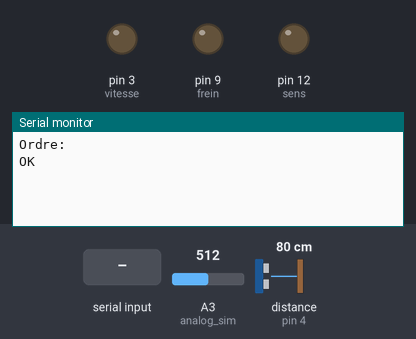
This sketch was run on a simulated Arduino Uno, built with avr-gcc and run on an emulated ATmega328P. Shown: output pins drawn as LEDs (lit = HIGH), the last lines printed to the serial monitor. The test bench sets the inputs (shaded band); at power-on: A3 (analog_sim) = 512, distance to the obstacle (sensor on pin 4) 80 cm. The echo pulse lasts 58.3 µs per cm; the modem accepts every AT command (registered, SIM ready, sends succeed) and sends nothing else.

Above: at 2.8 s.
2.9 s: "m1" received over the second serial link
At 3.7 s:
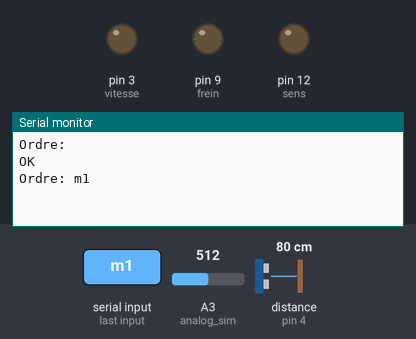
4.4 s: "d1" received over the second serial link
At 5.2 s:
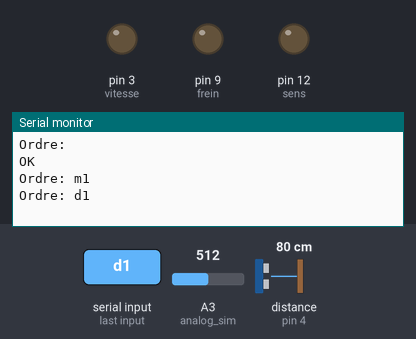
5.9 s: "90,45\n" received over the second serial link
At 6.8 s:
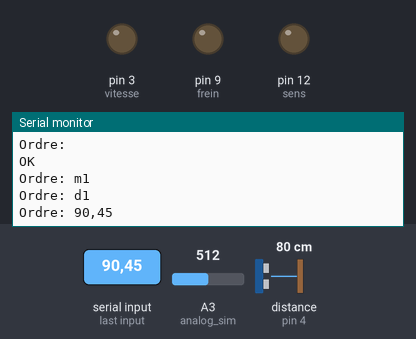

The sketch:

main.ino
```cpp
/*************************************************************
   Commande du robot via Bluetooth
   Anthony et Paul
   Projet Robotino
*************************************************************/
#include <SoftwareSerial.h> //Librairie pour communication série
#include <NewPing.h> //Librairie pour le capteur télémètre à ultrason
#define RxD 7
#define TxD 6
#define TRIGGER_PIN 5
#define ECHO_PIN 4
#define MAX_DISTANCE 200
#define sens 12
#define frein 9
#define vitesse 3 //Vit min du moteur -> 60 / Vit max -> 255
#define analog_sim A3
#define DEBUG_ENABLED 1

SoftwareSerial blueToothSerial(RxD,TxD); //Définition des pins RxD et TxD de la liaison série voulu
NewPing captor(TRIGGER_PIN, ECHO_PIN, MAX_DISTANCE); //Définition des pins TRIGGER et ECHO du capteur et de la distance max(delay)

void setup(){
  Serial.begin(115200); //Initialisation de liaison série entre l'ordinateur et l'Arduino (moniteur) à 115200 bits/seconde
  pinMode(RxD, INPUT); //RxD -> entrée (R = receive)
  pinMode(TxD, OUTPUT); //TxD -> sortie (T = transmission)
  pinMode(sens, OUTPUT); //Direction du moteur
  pinMode(frein, OUTPUT); //Frein du moteur
  pinMode(vitesse, OUTPUT); //Vitesse du moteur de 0 à 255 (PWM)
  pinMode(analog_sim, INPUT);
  setupBlueToothConnection(); //Configuration module Bluetooth
  blueToothSerial.setTimeout(60);
}

void loop(){
  int value_anal;
  int dist_cm;
  String msg;
  unsigned int uS_cm;
  int vit;
  while(1){
    dist_cm = captor.ping_cm();
    delay(60);
    value_anal = analogRead(analog_sim);
    blueToothSerial.println(value_anal);
    if(blueToothSerial.available()) {
      msg = blueToothSerial.readString();
      Serial.println("Ordre: " + msg);
      if(msg.length() >= 5 && msg.substring(0,1) == "1"){
        if(msg.substring(1,3) == "m1"){
          Serial.println("Avant");
          digitalWrite(sens , HIGH);
          digitalWrite(frein, LOW);
          vit = msg.substring(3,6).toInt();
          analogWrite(vitesse, vit);
        }else if(msg.substring(1,3) == "m0"){
          Serial.println("Arret");
          digitalWrite(frein, HIGH);
          analogWrite(vitesse, 0);
        }else if(msg.substring(1,3) == "m2"){
          Serial.println("derriere");
          digitalWrite(sens , LOW);
          digitalWrite(frein, LOW);
          vit = msg.substring(3,6).toInt();
          analogWrite(vitesse, vit);
        }else if(msg.substring(1,3) == "d1"){
          blueToothSerial.write(dist_cm);
        }
      }
    }
  }
}

void setupBlueToothConnection()
{
        blueToothSerial.begin(57600);
        blueToothSerial.print("AT");
        delay(400);
        blueToothSerial.print("AT+NAMERobotino");
        delay(400);
        blueToothSerial.print("AT+UART701");
        delay(400);
        blueToothSerial.print("AT+AUTH1");
        delay(400);
        blueToothSerial.flush();
}
```

Measured:
- after the input at 2.9 s, the serial monitor: prints a new line after 0.08 s (image 1)
- after the input at 4.4 s, the serial monitor: prints a new line after 0.09 s (image 2)
- after the input at 5.9 s, the serial monitor: prints a new line after 0.10 s (image 3)
